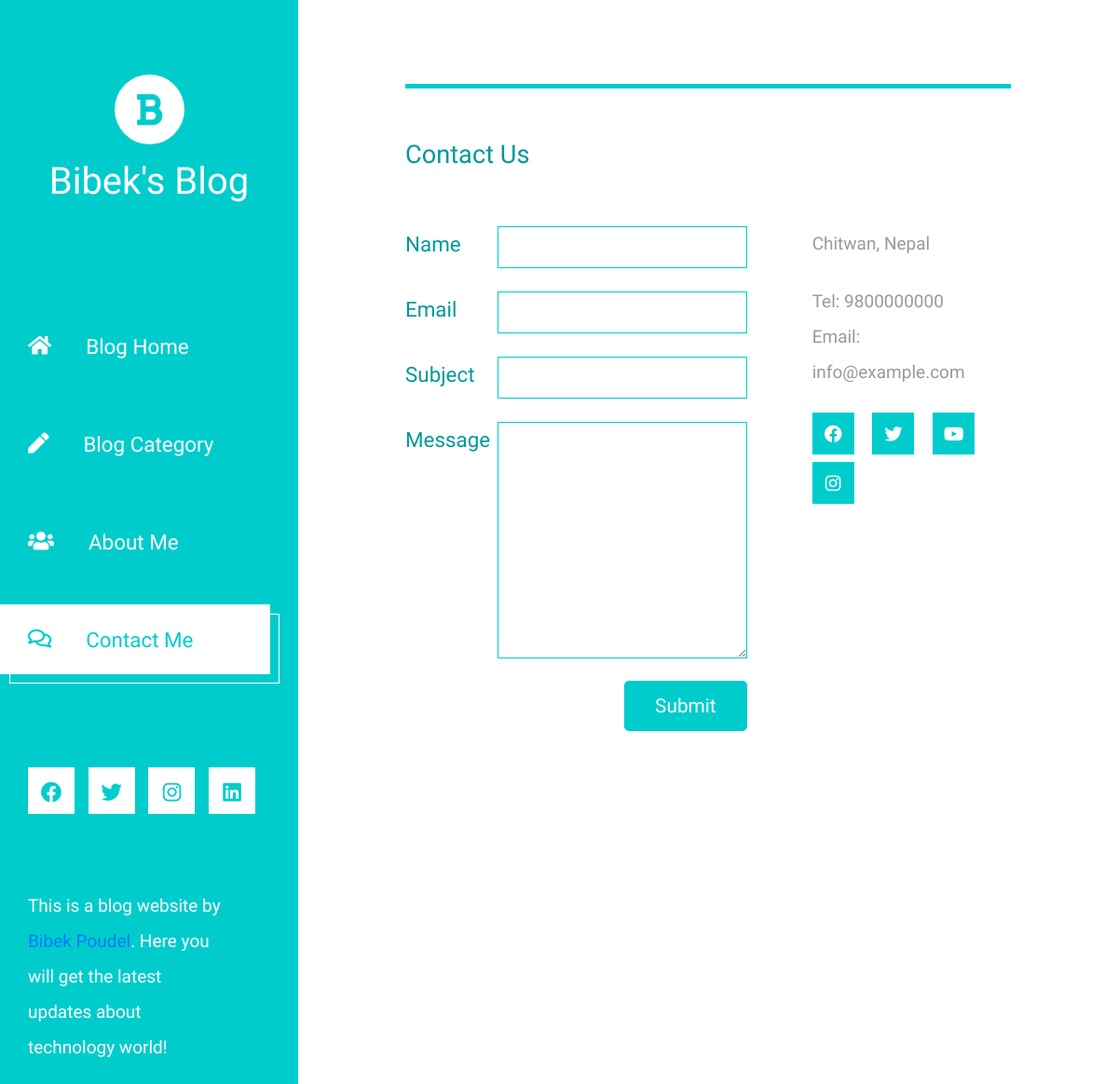
Page /contact/ on the committed database.
### posts/models.py (models this page shows, shortened)
class About(models.Model):
    name = models.CharField(max_length=100, null=True, blank=True)
    image = models.ImageField(upload_to='about/', null=True, blank=True)
    email = models.CharField( max_length=50, null=True, blank=True)
    telephone = models.CharField( max_length=10 ,null=True, blank=True)
    address = models.CharField(max_length=100, null=True, blank=True)
    description = models.TextField()
    social_fb = models.CharField(max_length=300, null=True, blank=True)
    social_yt = models.CharField(max_length=300, null=True, blank=True)
    social_github = models.CharField(max_length=300, null=True, blank=True)
    social_linkedin = models.CharField(max_length=300, null=True, blank=True)
    social_twitter = models.CharField(max_length=300, null=True, blank=True)
    social_insta = models.CharField(max_length=300, null=True, blank=True)

### posts/views.py (the view, shortened to what this page needs)
# urls.py: path('contact/', views.contact, name='contact'),
def contact(request):
    about = About.objects.first()
    form = ContactForm()
    context = {
'form':form, 'about':about
    }
    return render(request, 'posts/contact.html', context)

### posts/forms.py
class ContactForm(ModelForm):
    class Meta:
        model= Contact
        fields = ['user_name', 'email', 'subject', 'message']
        labels = {
            'user_name':'Name'
        }
    def __init__(self, *args, **kwargs):
        super(ContactForm, self).__init__(*args, **kwargs)
        for name,field in self.fields.items():
            field.widget.attrs.update({'class':'form-control mr-0 ml-auto'})

### posts/templates/posts/contact.html (shortened to what this page needs)
{% extends 'base.html' %}
{% block content %}
        <hr class="tm-hr-primary tm-mb-55">
<div class="row tm-row tm-mb-120">
    <div class="col-12">
        <h2 class="tm-color-primary tm-post-title tm-mb-60">Contact Us</h2>
    </div>
    <div class="col-lg-7 tm-contact-left">
        <form method="POST" action="" class="mb-5 ml-auto mr-0 tm-contact-form">
            {% for field in form %}
            <div class="form-group row mb-4">
                <label for="name" class="col-sm-3  tm-color-primary">{{field.label}}</label>
                <div class="col-sm-9">
                    {{field}}
                </div>
            </div>
            {% endfor %}
            <div class="form-group row text-right">
                <div class="col-12">
                    <button class="tm-btn tm-btn-primary tm-btn-small">Submit</button>
                </div>
            </div>
        </form>
    </div>
    <div class="col-lg-5 tm-contact-right">
        <address class="mb-4 tm-color-gray">
            {{about.address}}
        </address>
        <span class="d-block">
            Tel:
            <a href="tel:060-070-0980" class="tm-color-gray">{{about.telephone}}</a>
        </span>
        <span class="mb-4 d-block">
            Email:
            <a href="mailto:info@company.com" class="tm-color-gray">{{about.email}}</a>
        </span>
        <ul class="tm-social-links">
            <li class="mb-2">
                <a href="{{about.social_fb}}" class="d-flex align-items-center justify-content-center">
                    <i class="fab fa-facebook"></i>
                </a>
            </li>
            <li class="mb-2">
                <a href="{{about.social_twitter}}" class="d-flex align-items-center justify-content-center">
                    <i class="fab fa-twitter"></i>
                </a>
            </li>
            <li class="mb-2">
                <a href="{{about.social_yt}}" class="d-flex align-items-center justify-content-center">
                    <i class="fab fa-youtube"></i>
                </a>
            </li>
            <li class="mb-2">
                <a href="{{about.social_insta}}" class="d-flex align-items-center justify-content-center mr-0">
                    <i class="fab fa-instagram"></i>
                </a>
            </li>
        </ul>
    </div>
</div>
{%  endblock content %}

### static/css/all.css (style rules this page uses)
html { overflow-x: hidden; }
body { margin: 0; padding: 0; font-family: 'Source Sans Pro', sans-serif; font-size: 19px; line-height: 2em; overflow-x: hidden; }
p, span { color: #999; }
hr { border-top-color: #CCC; margin-top: 10px; margin-bottom: 10px; }
.form-control::placeholder { color: #999; }
.tm-row { max-width: 980px; justify-content: space-between; }
ul { margin: 0; padding: 0; }
.tm-post-title { font-size: 1.7rem; transition: all 0.3s ease; }
.tm-btn { display: inline-block; border-radius: 5px; font-size: 1.3rem; transition: all 0.3s ease; }
.tm-btn-primary { background-color: #0CC; color: white; padding: 8px 43px; border: none; }
.tm-btn-small { padding: 8px 33px; }
hr.tm-hr-primary { border-top: 5px solid #0CC; }
.form-control { height: 45px; border-color: #0CC; border-radius: 0; }
.tm-mb-55 { margin-bottom: 55px; }
.tm-mb-60 { margin-bottom: 60px; }
.tm-mb-120 { margin-bottom: 120px; }
.tm-color-primary, span.tm-color-primary { color: #099; }
a.tm-color-gray, .tm-color-gray { color: #999; }
.tm-social-links li { list-style: none; display: inline-block; }
.tm-social-links li a { display: block; color: white; background-color: #0CC; width: 45px; height: 45px; margin-right: 15px; }
.tm-social-links li a i { transition: all 0.3s ease; }
.tm-contact-right { padding-left: 55px; }
.tm-contact-form { max-width: 488px; }
.tm-contact-form input, .tm-contact-form textarea { max-width: 360px; }
.tm-contact-form label { font-size: 1.4rem; }
.tm-contact-form .form-group { display: flex; }

### rows in the picture
About: address "Chitwan, Nepal", telephone "9800000000", email "info@example.com"

### other values in the picture
{{ field.label }} "Name" "Email" "Subject" "Message"
